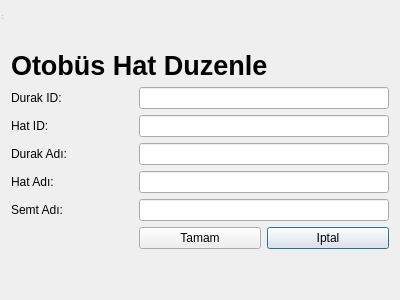
<?xml version="1.0" encoding="UTF-8"?>
<ui version="4.0">
 <class>HatDuzOtobus</class>
 <widget class="QDialog" name="HatDuzOtobus">
  <property name="geometry">
   <rect>
    <x>0</x>
    <y>0</y>
    <width>400</width>
    <height>300</height>
   </rect>
  </property>
  <property name="windowTitle">
   <string>Otobus Hat Duzenle</string>
  </property>
  <layout class="QGridLayout" name="gridLayout_3">
   <item row="1" column="0">
    <layout class="QGridLayout" name="gridLayout_2">
     <item row="1" column="0">
      <layout class="QGridLayout" name="gridLayout">
       <item row="3" column="1" colspan="2">
        <widget class="QLineEdit" name="edtDurakAdi"/>
       </item>
       <item row="4" column="1" colspan="2">
        <widget class="QLineEdit" name="edtHatAdi"/>
       </item>
       <item row="4" column="0">
        <widget class="QLabel" name="lblHatAdi">
         <property name="text">
          <string>Hat Adı: </string>
         </property>
        </widget>
       </item>
       <item row="3" column="0">
        <widget class="QLabel" name="lblDurakAdi">
         <property name="text">
          <string>Durak Adı: </string>
         </property>
        </widget>
       </item>
       <item row="0" column="0" colspan="3">
        <widget class="QLabel" name="label_4">
         <property name="font">
          <font>
           <pointsize>20</pointsize>
           <weight>75</weight>
           <bold>true</bold>
          </font>
         </property>
         <property name="text">
          <string>Otobüs Hat Duzenle</string>
         </property>
        </widget>
       </item>
       <item row="5" column="0">
        <widget class="QLabel" name="lblSemtAdi">
         <property name="text">
          <string>Semt Adı:</string>
         </property>
        </widget>
       </item>
       <item row="6" column="2">
        <widget class="QPushButton" name="pushButton_2">
         <property name="text">
          <string>Iptal</string>
         </property>
        </widget>
       </item>
       <item row="5" column="1" colspan="2">
        <widget class="QLineEdit" name="edtSemtAdi"/>
       </item>
       <item row="2" column="0">
        <widget class="QLabel" name="lblHatID">
         <property name="text">
          <string>Hat ID:</string>
         </property>
        </widget>
       </item>
       <item row="6" column="1">
        <widget class="QPushButton" name="pushButton">
         <property name="text">
          <string>Tamam</string>
         </property>
        </widget>
       </item>
       <item row="1" column="0">
        <widget class="QLabel" name="lblDurakID">
         <property name="text">
          <string>Durak ID:</string>
         </property>
        </widget>
       </item>
       <item row="1" column="1" colspan="2">
        <widget class="QLineEdit" name="edtDurakID"/>
       </item>
       <item row="2" column="1" colspan="2">
        <widget class="QLineEdit" name="edtHatID"/>
       </item>
      </layout>
     </item>
     <item row="2" column="0">
      <spacer name="verticalSpacer">
       <property name="orientation">
        <enum>Qt::Vertical</enum>
       </property>
       <property name="sizeHint" stdset="0">
        <size>
         <width>20</width>
         <height>40</height>
        </size>
       </property>
      </spacer>
     </item>
     <item row="0" column="0">
      <spacer name="verticalSpacer_2">
       <property name="orientation">
        <enum>Qt::Vertical</enum>
       </property>
       <property name="sizeHint" stdset="0">
        <size>
         <width>20</width>
         <height>40</height>
        </size>
       </property>
      </spacer>
     </item>
    </layout>
   </item>
  </layout>
  <widget class="QStatusBar" name="statusbar">
   <property name="geometry">
    <rect>
     <x>0</x>
     <y>0</y>
     <width>3</width>
     <height>21</height>
    </rect>
   </property>
  </widget>
 </widget>
 <resources/>
 <connections/>
</ui>
